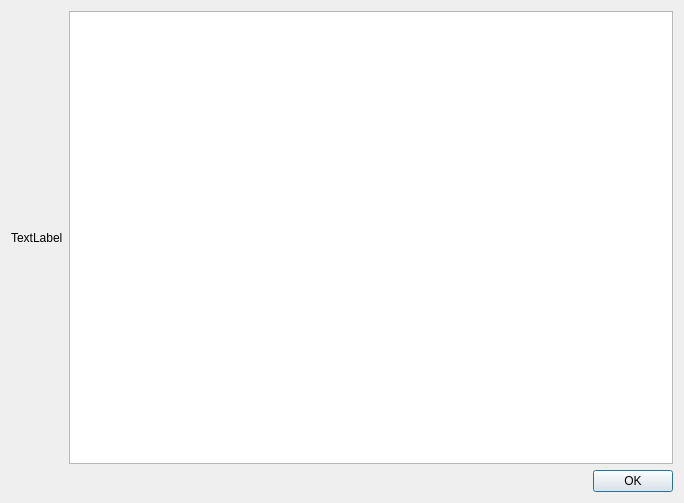
<?xml version="1.0" encoding="UTF-8"?>
<ui version="4.0">
 <class>About</class>
 <widget class="QDialog" name="About">
  <property name="geometry">
   <rect>
    <x>0</x>
    <y>0</y>
    <width>684</width>
    <height>503</height>
   </rect>
  </property>
  <property name="windowTitle">
   <string>Dialog</string>
  </property>
  <layout class="QHBoxLayout" name="horizontalLayout_3">
   <item>
    <layout class="QVBoxLayout" name="verticalLayout_2">
     <item>
      <layout class="QHBoxLayout" name="horizontalLayout">
       <item>
        <layout class="QVBoxLayout" name="verticalLayout">
         <item>
          <spacer name="verticalSpacer_2">
           <property name="orientation">
            <enum>Qt::Vertical</enum>
           </property>
           <property name="sizeHint" stdset="0">
            <size>
             <width>20</width>
             <height>40</height>
            </size>
           </property>
          </spacer>
         </item>
         <item>
          <widget class="QLabel" name="lblLogo">
           <property name="text">
            <string>TextLabel</string>
           </property>
          </widget>
         </item>
         <item>
          <spacer name="verticalSpacer">
           <property name="orientation">
            <enum>Qt::Vertical</enum>
           </property>
           <property name="sizeHint" stdset="0">
            <size>
             <width>20</width>
             <height>40</height>
            </size>
           </property>
          </spacer>
         </item>
        </layout>
       </item>
       <item>
        <widget class="QTextEdit" name="textAbout"/>
       </item>
      </layout>
     </item>
     <item>
      <layout class="QHBoxLayout" name="horizontalLayout_2">
       <item>
        <spacer name="horizontalSpacer">
         <property name="orientation">
          <enum>Qt::Horizontal</enum>
         </property>
         <property name="sizeHint" stdset="0">
          <size>
           <width>40</width>
           <height>20</height>
          </size>
         </property>
        </spacer>
       </item>
       <item>
        <widget class="QPushButton" name="btnOk">
         <property name="text">
          <string>OK</string>
         </property>
        </widget>
       </item>
      </layout>
     </item>
    </layout>
   </item>
  </layout>
 </widget>
 <resources/>
 <connections/>
</ui>
